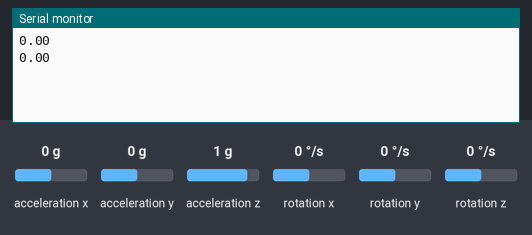
Simulated run of this sketch. Board: Arduino Uno, built with avr-gcc and run on an emulated ATmega328P. Parts: the last lines printed to the serial monitor. The test bench sets the inputs (shaded band); at power-on: rotation y 0 °/s, acceleration x 0 g, acceleration y 0 g, acceleration z 1 g, rotation x 0 °/s, rotation z 0 °/s. The modem accepts every AT command (registered, SIM ready, sends succeed) and sends nothing else.

Above: at 6.8 s.
6.9 s: rotation y set to -192 °/s
At 13.3 s:
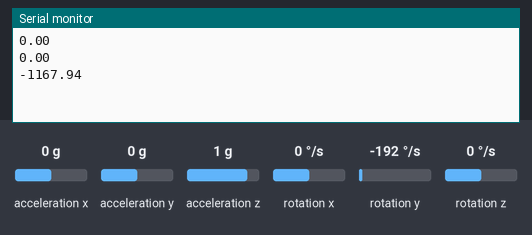
13.7 s: rotation y set to -100 °/s
At 19.7 s:
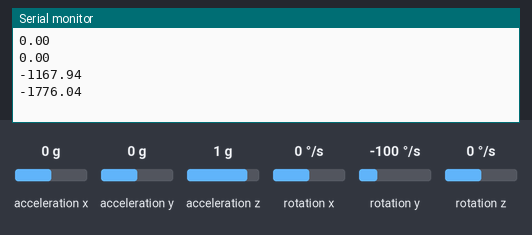
Timing chart, 0 to 21.2 s (numbered marks = the images above; inputs shaded):
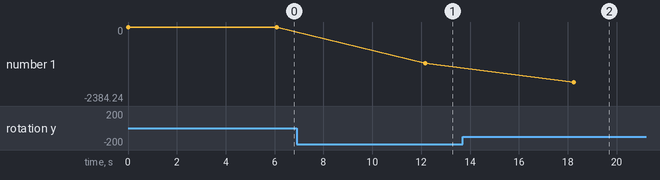

Measured:
- after the input at 6.9 s, the serial monitor: prints a new line after 5.3 s (image 1)
- after the input at 13.7 s, the serial monitor: prints a new line after 4.5 s (image 2)
- plotted number 1: 0 → -1167.94 after the input at 6.9 s, -1167.94 → -2384.24 after the input at 13.7 s

The sketch:

TLMproyecto.ino
```cpp
// Librerias I2C para controlar el mpu6050
// la libreria MPU6050.h necesita I2Cdev.h, I2Cdev.h necesita Wire.h
#include <SoftwareSerial.h>
#include "I2Cdev.h"
#include "MPU6050.h"
#include "Wire.h"

// La dirección del MPU6050 puede ser 0x68 o 0x69, dependiendo
// del estado de AD0. Si no se especifica, 0x68 estará implicito
MPU6050 sensor;
SoftwareSerial mySerial(8, 9);
// Valores RAW (sin procesar) del acelerometro y giroscopio en los ejes x,y,z
int gx, gy, gz;

long tiempo_prev, dt;
float girosc_ang_x, girosc_ang_y;
float girosc_ang_x_prev, girosc_ang_y_prev;

/*struct gyroGrade {//12Bytes
  float yGradeT1;
  float yGradeT2;
  float yGradeT3;// 4 bytes
};*/

struct gyroGrade {//12Bytes
  float yGradeT1;
};

 int tiempo=0;
 gyroGrade angulo;
 bool answer;


void setup() {
  Serial.begin(9600);    //Iniciando puerto serial
  mySerial.begin(9600);
  Wire.begin();           //Iniciando I2C
  sensor.initialize();    //Iniciando el sensor

  /*if (sensor.testConnection()) Serial.println("Sensor iniciado correctamente");
  else Serial.println("Error al iniciar el sensor");
  tiempo_prev=millis();*/
}


void loop() {
  // Leer las velocidades angulares
  sensor.getRotation(&gx, &gy, &gz);

  //Calcular los angulos rotacion:

  dt = millis()-tiempo_prev;
  tiempo_prev=millis();

  girosc_ang_x = (gx/131)*dt/1000.0 + girosc_ang_x_prev;
  girosc_ang_y = (gy/131)*dt/1000.0 + girosc_ang_y_prev;

  girosc_ang_x_prev=girosc_ang_x;
  girosc_ang_y_prev=girosc_ang_y;

//para enviar los tres datos
  tiempo++;
  /*
  if(tiempo==7){
    angulo.yGradeT1=girosc_ang_y;
    }
  if(tiempo==14){
    angulo.yGradeT2=girosc_ang_y;
    }
  if(tiempo==21){
    angulo.yGradeT3=girosc_ang_y;
    answer = sigfoxSend(&angulo, sizeof(gyroGrade));//// enviamos por sigfox
    tiempo=0;
    }*/

  Serial.println(girosc_ang_y);
  angulo={girosc_ang_y};
  answer = sigfoxSend(&angulo, sizeof(gyroGrade));//// enviamos por sigfox

  //Mostrar los angulos separadas por un [tab]
  //Serial.print("Rotacion en X:  ");
  //Serial.print(girosc_ang_x);
  //Serial.print("tRotacion en Y: ");
  //Serial.print(angulo.yGradeT1);
  //Serial.print(" ");
  //Serial.print(angulo.yGradeT2);
  //Serial.print(" ");
  //Serial.print(angulo.yGradeT3);
  //Serial.println();


  delay(950);
}
  bool sigfoxSend(const void* data, uint8_t len) {
  uint8_t* bytes = (uint8_t*)data;
  mySerial.print("AT$P=0\r");
  delay(100);
  mySerial.print("AT$RC\r");
  mySerial.print("AT$SF=");
  for(uint8_t i = len-1; i < len; --i) {
    if (bytes[i] < 16) {mySerial.print("0");}
    mySerial.print(bytes[i], HEX);
  }
  mySerial.print('\r');
  delay(5000);
  }
```
